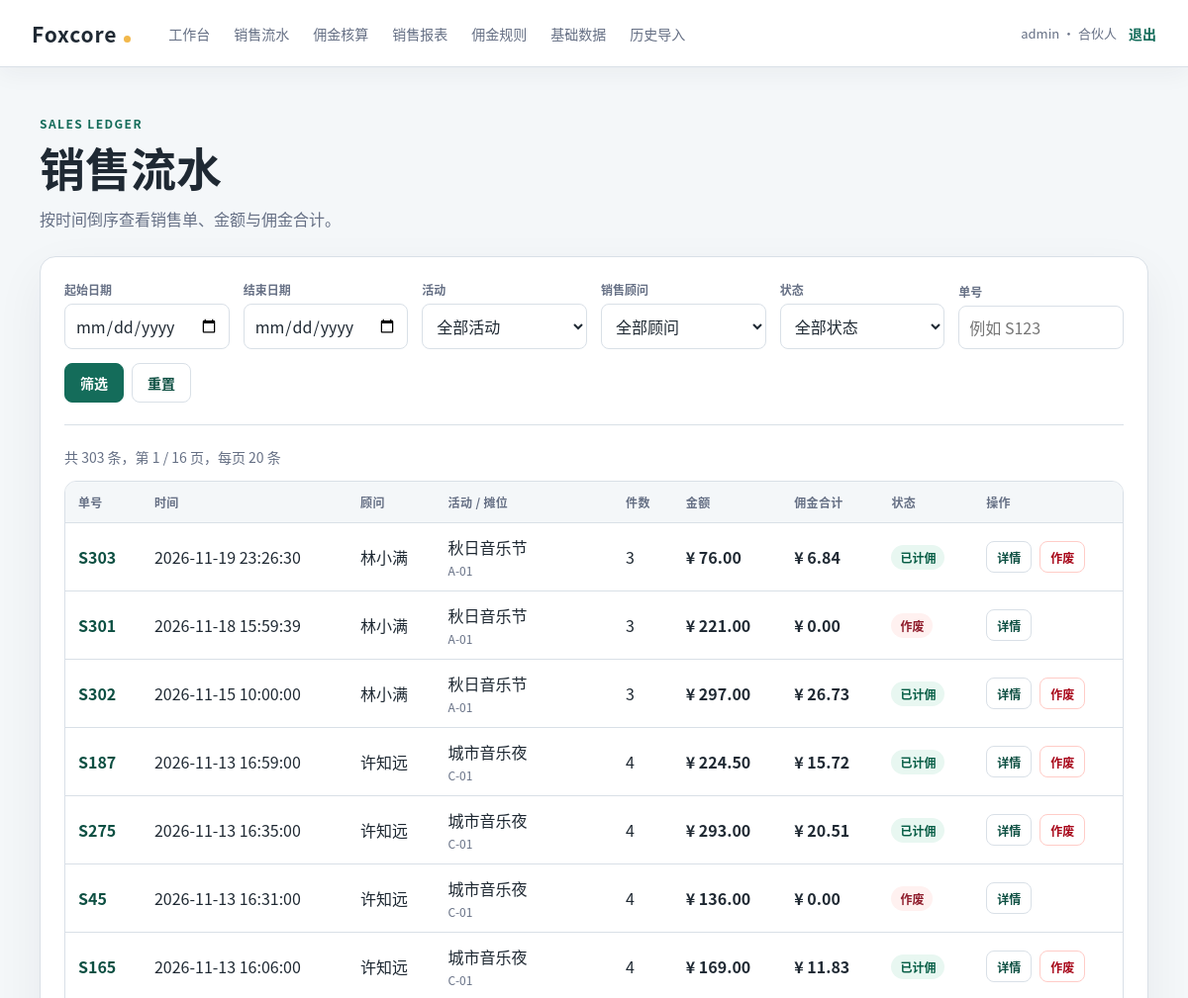
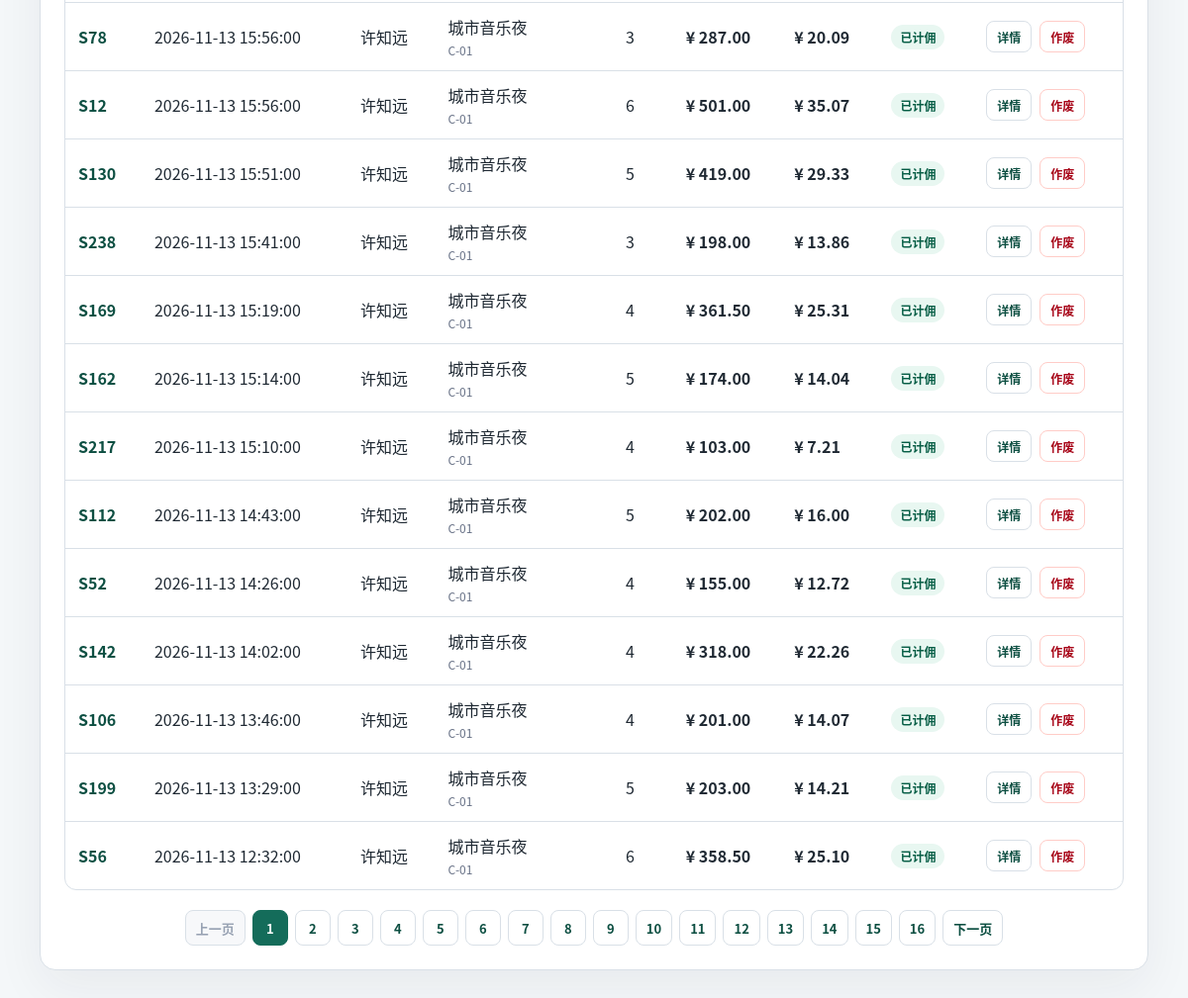
The page /sales (signed in) on the database its author committed (2 pictures, top to bottom).
### tables this page shows
CREATE TABLE APP_USER (
    user_id INTEGER PRIMARY KEY AUTOINCREMENT,
    username TEXT NOT NULL UNIQUE,
    password_hash TEXT NOT NULL,
    role TEXT NOT NULL CHECK (role IN ('合伙人', '销售顾问')),
    salesperson_id INTEGER REFERENCES SALESPERSON(salesperson_id),
    status TEXT NOT NULL CHECK (status IN ('启用', '停用')),
    created_at TEXT NOT NULL DEFAULT (strftime('%Y-%m-%d %H:%M:%S', 'now', 'localtime')),
    UNIQUE (salesperson_id)
);

CREATE TABLE SALE (
    sale_id INTEGER PRIMARY KEY AUTOINCREMENT,
    shift_id INTEGER NOT NULL REFERENCES SHIFT(shift_id),
    import_batch_id INTEGER REFERENCES IMPORT_BATCH(import_batch_id),
    sale_time TEXT NOT NULL,
    client_txn_id TEXT NOT NULL UNIQUE,
    total_cents INTEGER NOT NULL CHECK (total_cents >= 0),
    status TEXT NOT NULL CHECK (status IN ('已登记', '待计佣', '已计佣', '作废')),
    void_reason TEXT,
    void_by INTEGER REFERENCES APP_USER(user_id),
    void_at TEXT,
    CHECK (
        (status = '作废' AND void_reason IS NOT NULL AND void_by IS NOT NULL AND void_at IS NOT NULL)
        OR
        (status <> '作废' AND void_reason IS NULL AND void_by IS NULL AND void_at IS NULL)
    )
);

### app/routes/sales.py (the view, shortened to what this page needs)
@bp.get("/sales")
@login_required
def list_sales():
    user_role = str(g.user["role"])
    user_salesperson_id = g.user["salesperson_id"]
    try:
        context = sales_service.get_sales_list(
            request.args,
            user_role=user_role,
            user_salesperson_id=user_salesperson_id,
        )
    except PermissionError:
        abort(403)
    return render_template("sales_list.html", **context)

### app/auth.py (called while the page is built)
def load_logged_in_user() -> None:
    user_id = session.get("user_id")
    if user_id is None:
        g.user = None
        return
    user = get_db().execute(
        "SELECT user_id, username, role, salesperson_id "
        "FROM APP_USER WHERE user_id = ? AND status = '启用'",
        (user_id,),
    ).fetchone()
    if user is None:
        session.clear()
        g.user = None
        return
    g.user = user

def login_required(view: Callable[..., Any]) -> Callable[..., Any]:
    @wraps(view)
    def wrapped_view(*args: Any, **kwargs: Any) -> Any:
        if g.user is None:
            return redirect(url_for("auth.login"))
        return view(*args, **kwargs)
    return wrapped_view

### app/db.py (called while the page is built)
def get_db() -> sqlite3.Connection:
    if "db" not in g:
        conn = sqlite3.connect(current_app.config["DATABASE"])
        conn.row_factory = sqlite3.Row
        conn.execute("PRAGMA foreign_keys = ON")
        g.db = conn
    return g.db

### app/services/sales_service.py (called while the page is built, shortened)
def _clean(value: Any) -> str:
    return str(value or "").strip()

def _parse_filter_date(value: Any, label: str) -> str:
    text = _clean(value)
    if not text:
        return ""
    try:
        parsed = datetime.strptime(text, "%Y-%m-%d").date()
    except ValueError:
        raise ValueError(f"{label}格式应为 YYYY-MM-DD") from None
    return parsed.isoformat()

def _parse_filter_id(value: Any, label: str) -> int | None:
    text = _clean(value)
    if not text:
        return None

def _parse_page(value: Any) -> int:
    text = _clean(value)
    if not text:
        return 1

def _parse_sale_number_filter(value: Any) -> int | None:
    text = _clean(value)
    if not text:
        return None
    normalized = text[1:] if text[:1].upper() == "S" else text
    if not normalized.isdigit() or int(normalized) <= 0:
        raise ValueError("单号格式应为 S123 或 123")
    return int(normalized)

def _user_sale_scope(
    user_role: str,
    user_salesperson_id: int | None,
) -> tuple[bool, int | None]:
    if user_role == "合伙人":
        return True, None
    if user_role == "销售顾问":
        if user_salesperson_id is None or int(user_salesperson_id) <= 0:
            raise PermissionError("当前账号未关联销售顾问")
        return False, int(user_salesperson_id)
    raise PermissionError("当前账号无权查看销售流水")

### app/templates/sales_list.html (shortened to what this page needs)
{% extends "base.html" %}
{% block content %}
  <section class="sales-heading">
    <div>
      <p class="eyebrow">SALES LEDGER</p>
      <h1>{{ '销售流水' if is_partner else '我的流水' }}</h1>
      <p class="muted">按时间倒序查看销售单、金额与佣金合计。</p>
    </div>
  </section>
  <section class="sales-panel">
    <form class="filter-form" method="get" action="{{ url_for('sales.list_sales') }}">
      <div class="filter-field">
        <label for="date_from">起始日期</label>
        <input id="date_from" name="date_from" type="date" value="{{ filters['date_from'] }}">
      </div>
      <div class="filter-field">
        <label for="date_to">结束日期</label>
        <input id="date_to" name="date_to" type="date" value="{{ filters['date_to'] }}">
      </div>
      <div class="filter-field">
        <label for="event_id">活动</label>
        <select id="event_id" name="event_id">
          <option value="">全部活动</option>
        </select>
      </div>
      {% if is_partner %}
        <div class="filter-field">
          <label for="salesperson_id">销售顾问</label>
          <select id="salesperson_id" name="salesperson_id">
            <option value="">全部顾问</option>
          </select>
        </div>
      {% endif %}
      <div class="filter-field">
        <label for="status">状态</label>
        <select id="status" name="status">
          <option value="">全部状态</option>
        </select>
      </div>
      <div class="filter-field">
        <label for="sale_no">单号</label>
        <input id="sale_no" name="sale_no" type="text" value="{{ filters['sale_no'] }}" placeholder="例如 S123">
      </div>
      <div class="filter-actions">
        <button class="button" type="submit">筛选</button>
        <a class="button button-secondary" href="{{ url_for('sales.list_sales') }}">重置</a>
      </div>
    </form>
    <div class="result-summary">
      <p data-total-count="{{ total }}">共 {{ total }} 条，第 {{ page }} / {{ total_pages }} 页，每页 {{ page_size }} 条</p>
    </div>
    {% if sales %}
      <div class="table-wrap">
        <table class="sales-table">
          <thead>
            <tr>
              <th>单号</th>
              <th>时间</th>
              <th>顾问</th>
              <th>活动 / 摊位</th>
              <th>件数</th>
              <th>金额</th>
              <th>佣金合计</th>
              <th>状态</th>
              <th>操作</th>
            </tr>
          </thead>
          <tbody>
            {% for sale in sales %}
              <tr data-sale-id="{{ sale['sale_id'] }}" data-commission-cents="{{ sale['commission_cents'] }}">
                <td><a class="sale-no" href="{{ url_for('sales.sale_detail', sale_id=sale['sale_id']) }}">S{{ sale['sale_id'] }}</a></td>
                <td>{{ sale['sale_time'] }}</td>
                <td>{{ sale['salesperson_name'] }}</td>
                <td class="event-cell">
                  <span class="event-name">{{ sale['event_name'] }}</span>
                  <span class="booth-name">{{ sale['booth_code'] }}</span>
                </td>
                <td>{{ sale['item_count'] }}</td>
                <td class="amount">¥ {{ sale['total_cents'] | yuan }}</td>
                <td class="amount">¥ {{ sale['commission_cents'] | yuan }}</td>
                <td>
                  {% if sale['status'] == '已登记' %}
                    <span class="badge badge-registered">已登记</span>
                  {% elif sale['status'] == '待计佣' %}
                    <span class="badge badge-pending">待计佣</span>
                  {% elif sale['status'] == '已计佣' %}
                    <span class="badge badge-commissioned">已计佣</span>
                  {% else %}
                    <span class="badge badge-void">作废</span>
                  {% endif %}
                </td>
                <td>
                  <div class="table-actions">
                    <a class="button button-secondary" href="{{ url_for('sales.sale_detail', sale_id=sale['sale_id']) }}">详情</a>
                    {% if is_partner and sale['status'] in ('已登记', '待计佣', '已计佣') %}
                      <a class="button button-danger" href="{{ url_for('sales.sale_detail', sale_id=sale['sale_id']) }}#void-sale">作废</a>
                    {% endif %}
                  </div>
                </td>
              </tr>
            {% endfor %}
          </tbody>
        </table>
      </div>
    {% else %}
      <div class="empty-state">没有符合筛选条件的销售流水。</div>
    {% endif %}
    {% if total_pages > 1 %}
      <nav class="pagination" aria-label="销售流水分页">
        {% if page > 1 %}
          <a href="{{ url_for('sales.list_sales', page=page-1, date_from=filters['date_from'], date_to=filters['date_to'], event_id=filters['event_id'], salesperson_id=filters['salesperson_id'], status=filters['status'], sale_no=filters['sale_no']) }}">上一页</a>
        {% else %}
          <span class="disabled">上一页</span>
        {% endif %}
        {% for page_number in range(1, total_pages + 1) %}
          {% if page_number == page %}
            <span class="current" aria-current="page">{{ page_number }}</span>
          {% else %}
            <a href="{{ url_for('sales.list_sales', page=page_number, date_from=filters['date_from'], date_to=filters['date_to'], event_id=filters['event_id'], salesperson_id=filters['salesperson_id'], status=filters['status'], sale_no=filters['sale_no']) }}">{{ page_number }}</a>
          {% endif %}
        {% endfor %}
        {% if page < total_pages %}
          <a href="{{ url_for('sales.list_sales', page=page+1, date_from=filters['date_from'], date_to=filters['date_to'], event_id=filters['event_id'], salesperson_id=filters['salesperson_id'], status=filters['status'], sale_no=filters['sale_no']) }}">下一页</a>
        {% else %}
          <span class="disabled">下一页</span>
        {% endif %}
      </nav>
    {% endif %}
  </section>
{% endblock %}

### app/templates/base.html (shortened to what this page needs)
<!doctype html>
<html lang="zh-CN">
<head>
  <link rel="stylesheet" href="{{ url_for('static', filename='css/app.css') }}?v=2">
</head>
<body>
  <header class="site-header">
    <a class="brand" href="{{ url_for('dashboard.index') }}">Foxcore</a>
    {% if g.user %}
      <nav class="main-nav" aria-label="主导航">
        {% if g.user["role"] == "合伙人" %}
          <a href="{{ url_for('dashboard.index') }}">工作台</a>
          <a href="{{ url_for('sales.list_sales') }}">销售流水</a>
          <a href="{{ url_for('settlements.index') }}">佣金核算</a>
          <a href="{{ url_for('reports.index') }}">销售报表</a>
          <a href="{{ url_for('rules.index') }}">佣金规则</a>
          <a href="{{ url_for('master.index') }}">基础数据</a>
          <a href="{{ url_for('imports.index') }}">历史导入</a>
        {% elif g.user["role"] == "销售顾问" %}
          <a href="{{ url_for('sales.new_sale') }}">登记销售</a>
          <a href="{{ url_for('sales.list_sales') }}">我的流水</a>
        {% endif %}
      </nav>
      <div class="user-area">
        <span class="user-chip">{{ g.user["username"] }} · {{ g.user["role"] }}</span>
        <a class="logout-link" href="{{ url_for('auth.logout') }}">退出</a>
      </div>
    {% else %}
      <a class="logout-link" href="{{ url_for('auth.login') }}">登录</a>
    {% endif %}
  </header>
  <main class="page-shell">
    {% block content %}{% endblock %}
  </main>
</body>
</html>

### app/static/css/app.css (style rules this page uses)
:root { color-scheme: light; --ink: #1f2933; --muted: #667085; --line: #d9e0e7; --surface: #ffffff; --surface-soft: #f4f7f9; --brand: #146c5a; --brand-dark: #0d4f42; --accent: #f2b84b; --danger-bg: #fff1f0; --danger-text: #a8071a; font-family: "Microsoft YaHei", "PingFang SC", "Noto Sans CJK SC", sans-serif; }
* { box-sizing: border-box; }
body { min-height: 100vh; margin: 0; color: var(--ink); background: var(--surface-soft); }
a { color: var(--brand); text-decoration: none; }
.site-header { display: flex; align-items: center; gap: 28px; min-height: 68px; padding: 12px 32px; background: var(--surface); border-bottom: 1px solid var(--line); box-shadow: 0 6px 24px rgba(31, 41, 51, 0.05); }
.brand { color: var(--ink); font-size: 21px; font-weight: 800; letter-spacing: 0.04em; white-space: nowrap; }
.brand::after { display: inline-block; width: 7px; height: 7px; margin-left: 7px; background: var(--accent); border-radius: 50%; content: ""; }
.main-nav { display: flex; flex: 1; flex-wrap: wrap; align-items: center; gap: 4px; }
.main-nav a { padding: 8px 10px; color: var(--muted); border-radius: 8px; font-size: 14px; }
.user-area { display: flex; align-items: center; gap: 12px; white-space: nowrap; }
.user-chip { color: var(--muted); font-size: 13px; }
.logout-link { font-size: 14px; font-weight: 700; }
.page-shell { width: min(1120px, calc(100% - 40px)); margin: 0 auto; padding: 48px 0 72px; }
.eyebrow { margin: 0 0 8px; color: var(--brand); font-size: 12px; font-weight: 800; letter-spacing: 0.12em; }
h1, h2 { margin-top: 0; line-height: 1.2; }
h1 { margin-bottom: 12px; font-size: clamp(30px, 4vw, 46px); }
.muted { margin: 0; color: var(--muted); line-height: 1.7; }

### rows shown on the page
APP_USER: user.username "admin", user.role "合伙人"
SALE: sale_id "303", sale_time "2026-11-19 23:26:30", salesperson_name "林小满", event_name "秋日音乐节", booth_code "A-01", item_count "3", total_cents|yuan "76.00", commission_cents|yuan "6.84", status "已计佣"
SALE: sale_id "301", sale_time "2026-11-18 15:59:39", salesperson_name "林小满", event_name "秋日音乐节", booth_code "A-01", item_count "3", total_cents|yuan "221.00", commission_cents|yuan "0.00", status "作废"
SALE: sale_id "302", sale_time "2026-11-15 10:00:00", salesperson_name "林小满", event_name "秋日音乐节", booth_code "A-01", item_count "3", total_cents|yuan "297.00", commission_cents|yuan "26.73", status "已计佣"
SALE: sale_id "187", sale_time "2026-11-13 16:59:00", salesperson_name "许知远", event_name "城市音乐夜", booth_code "C-01", item_count "4", total_cents|yuan "224.50", commission_cents|yuan "15.72", status "已计佣"
SALE: sale_id "275", sale_time "2026-11-13 16:35:00", salesperson_name "许知远", event_name "城市音乐夜", booth_code "C-01", item_count "4", total_cents|yuan "293.00", commission_cents|yuan "20.51", status "已计佣"
SALE: sale_id "45", sale_time "2026-11-13 16:31:00", salesperson_name "许知远", event_name "城市音乐夜", booth_code "C-01", item_count "4", total_cents|yuan "136.00", commission_cents|yuan "0.00", status "作废"
SALE: sale_id "165", sale_time "2026-11-13 16:06:00", salesperson_name "许知远", event_name "城市音乐夜", booth_code "C-01", item_count "4", total_cents|yuan "169.00", commission_cents|yuan "11.83", status "已计佣"
SALE: sale_id "78", sale_time "2026-11-13 15:56:00", salesperson_name "许知远", event_name "城市音乐夜", booth_code "C-01", item_count "3", total_cents|yuan "287.00", commission_cents|yuan "20.09", status "已计佣"
SALE: sale_id "12", sale_time "2026-11-13 15:56:00", salesperson_name "许知远", event_name "城市音乐夜", booth_code "C-01", item_count "6", total_cents|yuan "501.00", commission_cents|yuan "35.07", status "已计佣"
SALE: sale_id "130", sale_time "2026-11-13 15:51:00", salesperson_name "许知远", event_name "城市音乐夜", booth_code "C-01", item_count "5", total_cents|yuan "419.00", commission_cents|yuan "29.33", status "已计佣"
SALE: sale_id "238", sale_time "2026-11-13 15:41:00", salesperson_name "许知远", event_name "城市音乐夜", booth_code "C-01", item_count "3", total_cents|yuan "198.00", commission_cents|yuan "13.86", status "已计佣"
SALE: sale_id "169", sale_time "2026-11-13 15:19:00", salesperson_name "许知远", event_name "城市音乐夜", booth_code "C-01", item_count "4", total_cents|yuan "361.50", commission_cents|yuan "25.31", status "已计佣"
SALE: sale_id "162", sale_time "2026-11-13 15:14:00", salesperson_name "许知远", event_name "城市音乐夜", booth_code "C-01", item_count "5", total_cents|yuan "174.00", commission_cents|yuan "14.04", status "已计佣"
SALE: sale_id "217", sale_time "2026-11-13 15:10:00", salesperson_name "许知远", event_name "城市音乐夜", booth_code "C-01", item_count "4", total_cents|yuan "103.00", commission_cents|yuan "7.21", status "已计佣"
SALE: sale_id "112", sale_time "2026-11-13 14:43:00", salesperson_name "许知远", event_name "城市音乐夜", booth_code "C-01", item_count "5", total_cents|yuan "202.00", commission_cents|yuan "16.00", status "已计佣"
SALE: sale_id "52", sale_time "2026-11-13 14:26:00", salesperson_name "许知远", event_name "城市音乐夜", booth_code "C-01", item_count "4", total_cents|yuan "155.00", commission_cents|yuan "12.72", status "已计佣"
SALE: sale_id "142", sale_time "2026-11-13 14:02:00", salesperson_name "许知远", event_name "城市音乐夜", booth_code "C-01", item_count "4", total_cents|yuan "318.00", commission_cents|yuan "22.26", status "已计佣"
SALE: sale_id "106", sale_time "2026-11-13 13:46:00", salesperson_name "许知远", event_name "城市音乐夜", booth_code "C-01", item_count "4", total_cents|yuan "201.00", commission_cents|yuan "14.07", status "已计佣"
SALE: sale_id "199", sale_time "2026-11-13 13:29:00", salesperson_name "许知远", event_name "城市音乐夜", booth_code "C-01", item_count "5", total_cents|yuan "203.00", commission_cents|yuan "14.21", status "已计佣"
SALE: sale_id "56", sale_time "2026-11-13 12:32:00", salesperson_name "许知远", event_name "城市音乐夜", booth_code "C-01", item_count "6", total_cents|yuan "358.50", commission_cents|yuan "25.10", status "已计佣"

### other values the page prints
{{ '销售流水' if is_partner else '我的流水' }} "销售流水"
{{ total }} "303"
{{ page }} "1"
{{ total_pages }} "16"
{{ page_size }} "20"
{{ page_number }} "1"
{{ page_number }} "2" "3" "4" "5" "6" "7" "8" "9" "10" "11" "12" "13" "14" "15" "16"
